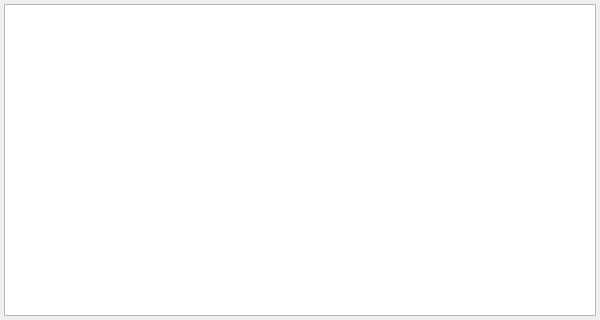
<?xml version="1.0" encoding="UTF-8"?>
<ui version="4.0">
 <class>DialogMagnify</class>
 <widget class="QDialog" name="DialogMagnify">
  <property name="geometry">
   <rect>
    <x>0</x>
    <y>0</y>
    <width>600</width>
    <height>320</height>
   </rect>
  </property>
  <property name="sizePolicy">
   <sizepolicy hsizetype="Fixed" vsizetype="Fixed">
    <horstretch>0</horstretch>
    <verstretch>0</verstretch>
   </sizepolicy>
  </property>
  <property name="minimumSize">
   <size>
    <width>600</width>
    <height>320</height>
   </size>
  </property>
  <property name="windowTitle">
   <string>Dialog</string>
  </property>
  <layout class="QHBoxLayout" name="horizontalLayout">
   <property name="leftMargin">
    <number>4</number>
   </property>
   <property name="topMargin">
    <number>4</number>
   </property>
   <property name="rightMargin">
    <number>4</number>
   </property>
   <property name="bottomMargin">
    <number>4</number>
   </property>
   <item>
    <widget class="QTextEdit" name="textEdit">
     <property name="font">
      <font>
       <family>宋体</family>
       <pointsize>36</pointsize>
      </font>
     </property>
     <property name="toolTip">
      <string/>
     </property>
     <property name="readOnly">
      <bool>true</bool>
     </property>
    </widget>
   </item>
  </layout>
 </widget>
 <resources/>
 <connections/>
</ui>
